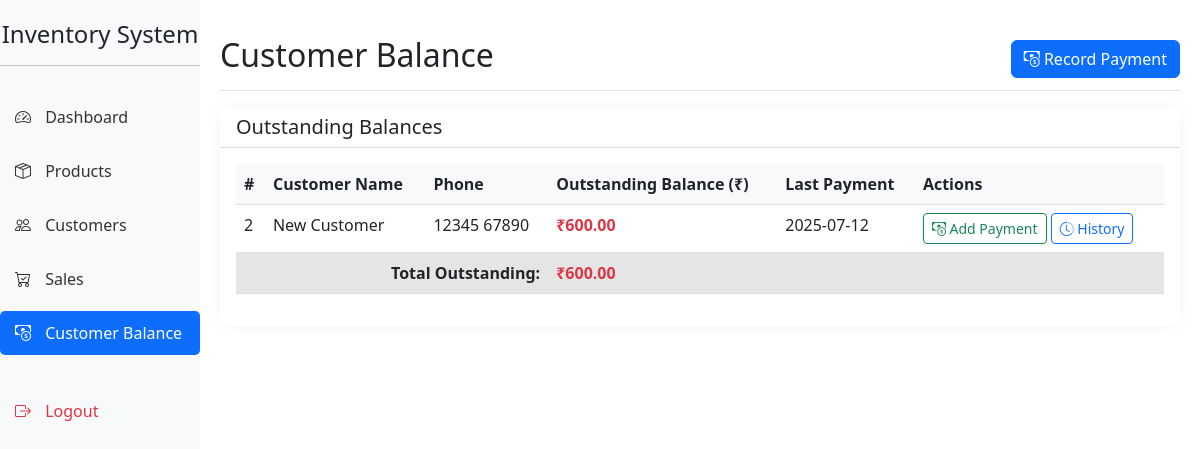
/reports/balance_sheet (signed in), run on the app's committed database.
### app.py (models this page shows)
class Customer(db.Model):
    id = db.Column(db.Integer, primary_key=True)
    name = db.Column(db.String(100), nullable=False)
    phone = db.Column(db.String(20))
    address = db.Column(db.String(200))
    gst_number = db.Column(db.String(15))  # 15 characters for GSTIN format: 22AAAAA0000A1Z5
    balance = db.Column(db.Float, default=0.0)

class Payment(db.Model):
    id = db.Column(db.Integer, primary_key=True)
    customer_id = db.Column(db.Integer, db.ForeignKey('customer.id'), nullable=False)
    amount = db.Column(db.Float, nullable=False)
    date = db.Column(db.DateTime, default=datetime.utcnow)
    payment_method = db.Column(db.String(20), nullable=False)  # 'cash' or 'cheque'
    notes = db.Column(db.Text)
    customer = db.relationship('Customer', backref=db.backref('payments', lazy=True))

### app.py (the view)
@app.route('/reports/balance_sheet')
@login_required
def balance_sheet():
    customers = Customer.query.filter(Customer.balance > 0).all()
    total_outstanding = sum(customer.balance for customer in customers)
    return render_template('balance_sheet.html',
                         customers=customers,
                         total_outstanding=total_outstanding)

### app.py (called while the page is built)
@login_manager.user_loader
def load_user(user_id):
    return db.session.get(User, int(user_id))

### templates/balance_sheet.html (shortened to what this page needs)
{% extends "base.html" %}
{% block content %}
<div class="d-flex justify-content-between flex-wrap flex-md-nowrap align-items-center pt-3 pb-2 mb-3 border-bottom">
    <h1 class="h2">Customer Balance</h1>
    <div class="btn-toolbar mb-2 mb-md-0">
        <a href="{{ url_for('add_payment') }}" class="btn btn-primary">
            <i class="bi bi-cash-coin"></i> Record Payment
        </a>
    </div>
</div>
<div class="card mb-4">
    <div class="card-header">
        <h5 class="mb-0">Outstanding Balances</h5>
    </div>
    <div class="card-body">
        {% if customers %}
        <div class="table-responsive">
            <table class="table table-hover">
                <thead>
                    <tr>
                        <th>#</th>
                        <th>Customer Name</th>
                        <th>Phone</th>
                        <th>Outstanding Balance (₹)</th>
                        <th>Last Payment</th>
                        <th>Actions</th>
                    </tr>
                </thead>
                <tbody>
                    {% for customer in customers %}
                    <tr>
                        <td>{{ customer.id }}</td>
                        <td>{{ customer.name }}</td>
                        <td>{{ customer.phone or 'N/A' }}</td>
                        <td class="text-danger fw-bold">₹{{ "%.2f"|format(customer.balance) }}</td>
                        <td>
                            {% if customer.payments %}
                                {{ customer.payments[0].date.strftime('%Y-%m-%d') }}
                            {% else %}
                                No payments
                            {% endif %}
                        </td>
                        <td>
                            <a href="{{ url_for('add_payment', customer_id=customer.id) }}" class="btn btn-sm btn-outline-success">
                                <i class="bi bi-cash-coin"></i> Add Payment
                            </a>
                            <a href="#" class="btn btn-sm btn-outline-primary" onclick="viewPaymentHistory({{ customer.id }})">
                                <i class="bi bi-clock-history"></i> History
                            </a>
                        </td>
                    </tr>
                    {% endfor %}
                </tbody>
                <tfoot>
                    <tr class="table-active">
                        <td colspan="3" class="text-end fw-bold">Total Outstanding:</td>
                        <td class="text-danger fw-bold">₹{{ "%.2f"|format(total_outstanding) }}</td>
                        <td colspan="2"></td>
                    </tr>
                </tfoot>
            </table>
        </div>
        {% else %}
        <div class="text-center py-5">
            <h5 class="text-muted">No outstanding balances</h5>
            <p class="text-muted">All customers have a zero or positive balance</p>
        </div>
        {% endif %}
    </div>
</div>
{% endblock %}

### templates/base.html (style rules this page uses)
.card { margin-bottom: 20px; border: none; border-radius: 10px; box-shadow: 0 0 15px rgba(0,0,0,0.05); }
.card-header { background-color: #fff; border-bottom: 1px solid rgba(0,0,0,.125); font-weight: 600; }
.table th { font-weight: 600; background-color: #f8f9fa; }

### data on the page
Customer: id "2", name "New Customer", phone "12345 67890", balance "600.00", date "2025-07-12"

### other printed values
{{ "%.2f"|format(total_outstanding) }} "600.00"
